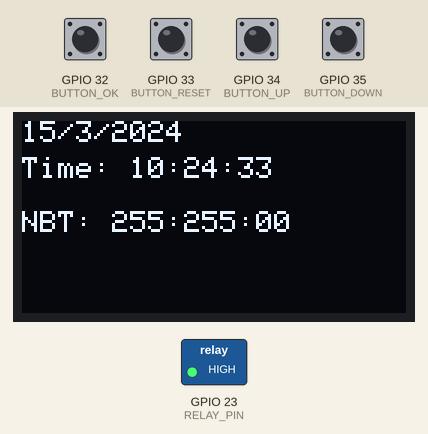
Simulated run of this sketch. Board: ESP32. Parts: 128×64 one-colour display, switched loads named in the sketch (green lamp = pin HIGH). Inputs (shaded band) come from the test bench; at power-on: GPIO 32 (BUTTON_OK), GPIO 33 (BUTTON_RESET), GPIO 34 (BUTTON_UP), GPIO 35 (BUTTON_DOWN) LOW. The local clock reads 2024-03-15 10:24:30 at power-on unless the sketch sets it; EEPROM starts erased.

Above: at 3.2 s.
3.3 s: GPIO 34 (BUTTON_UP) pulled HIGH for 0.15 s
At 3.7 s:
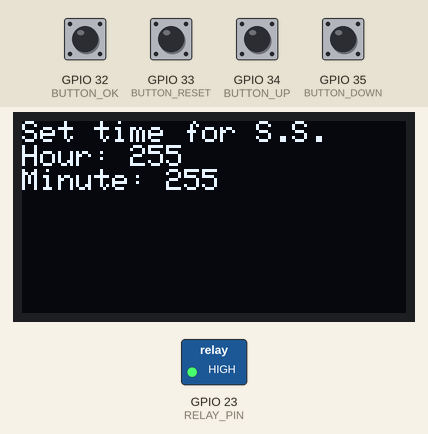
4.9 s: GPIO 35 (BUTTON_DOWN) pulled HIGH for 1 s
At 6.8 s:
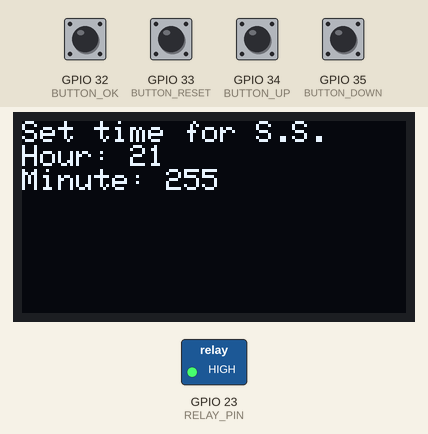
7.4 s: GPIO 33 (BUTTON_RESET) pulled HIGH for 0.15 s
At 7.8 s:
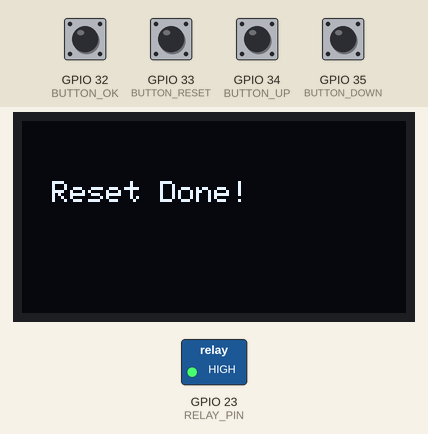
9.0 s: GPIO 32 (BUTTON_OK) pulled HIGH for 1 s
At 10.1 s:
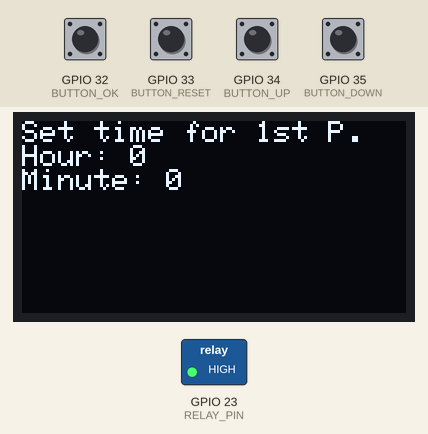
11.5 s: GPIO 32 (BUTTON_OK) pulled HIGH for 0.15 s
At 11.9 s:
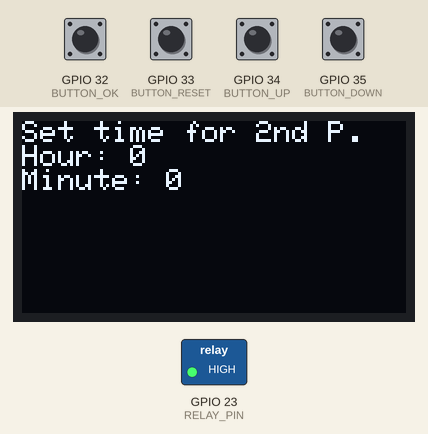
13.1 s: GPIO 32 (BUTTON_OK) pulled HIGH for 1 s
At 14.4 s:
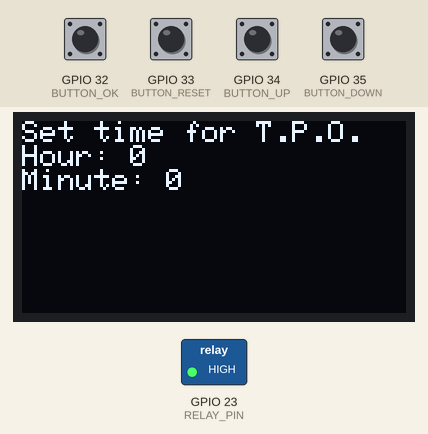
Timing chart, 0 to 16.1 s (numbered marks = the images above; inputs shaded):
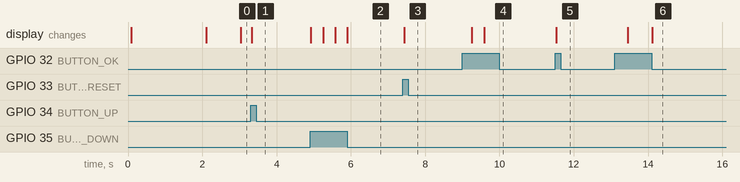

The sketch:

4ButtonSystemSmartBell.ino
```cpp
#include <Wire.h>
#include <RTClib.h>
#include <Adafruit_SSD1306.h>
#include <EEPROM.h>

RTC_DS3231 rtc;
Adafruit_SSD1306 display(128, 64, &Wire, -1);

#define RELAY_PIN 23
#define BUTTON_UP 34
#define BUTTON_DOWN 35
#define BUTTON_OK 32
#define BUTTON_RESET 33

#define EEPROM_SIZE 20

int bellTimes[7][2]; // 7 events, [hour, min]
int settingIndex = 0;
int subSetting = 0;
bool settingMode = false;

unsigned long lastDebounce = 0;
const int debounceDelay = 300;

DateTime now;
const char* labels[7] = {"S.S.", "1st P.", "2nd P.", "T.", "T.P.O.", "4th P.", "5th P."};

void setup() {
  Serial.begin(115200);
  Wire.begin();
  if (!rtc.begin()) while (1);

  if (!display.begin(SSD1306_SWITCHCAPVCC, 0x3C)) while (1);
  display.clearDisplay();
  display.display();

  EEPROM.begin(EEPROM_SIZE);
  loadBellTimes();

  pinMode(RELAY_PIN, OUTPUT);
  digitalWrite(RELAY_PIN, HIGH);

  pinMode(BUTTON_UP, INPUT);
  pinMode(BUTTON_DOWN, INPUT);
  pinMode(BUTTON_OK, INPUT);
  pinMode(BUTTON_RESET, INPUT);

  displayMessage("MADE BY\nGOLAM RABBY", 2000);
}

void loop() {
  now = rtc.now();
  checkButtons();

  if (!settingMode) {
    updateDisplay();
    checkSchedule();
  }
}

void checkButtons() {
  if (millis() - lastDebounce < debounceDelay) return;

  if (digitalRead(BUTTON_RESET) == HIGH) {
    resetEEPROM();
    displayMessage("Reset Done!", 1500);
    loadBellTimes();
    lastDebounce = millis();
  }

  if (settingMode) {
    if (digitalRead(BUTTON_UP) == HIGH) {
      adjustTime(1);
      lastDebounce = millis();
    }
    if (digitalRead(BUTTON_DOWN) == HIGH) {
      adjustTime(-1);
      lastDebounce = millis();
    }
    if (digitalRead(BUTTON_OK) == HIGH) {
      nextSetting();
      lastDebounce = millis();
    }
  } else {
    if (digitalRead(BUTTON_UP) == HIGH) {
      settingMode = true;
      settingIndex = 0;
      subSetting = 0;
      displaySetting();
      lastDebounce = millis();
    }
  }
}

void adjustTime(int delta) {
  if (subSetting == 0) {
    bellTimes[settingIndex][0] += delta;
    if (bellTimes[settingIndex][0] > 23) bellTimes[settingIndex][0] = 0;
    if (bellTimes[settingIndex][0] < 0) bellTimes[settingIndex][0] = 23;
  } else {
    bellTimes[settingIndex][1] += delta;
    if (bellTimes[settingIndex][1] > 59) bellTimes[settingIndex][1] = 0;
    if (bellTimes[settingIndex][1] < 0) bellTimes[settingIndex][1] = 59;
  }
  displaySetting();
}

void nextSetting() {
  if (subSetting == 0) {
    subSetting = 1;
  } else {
    subSetting = 0;
    settingIndex++;
    if (settingIndex >= 7) {
      saveBellTimes();
      settingMode = false;
      displayMessage("Saved!", 1500);
      return;
    }
  }
  displaySetting();
}

void displaySetting() {
  display.clearDisplay();
  display.setTextSize(1);
  display.setTextColor(SSD1306_WHITE);
  display.setCursor(0,0);
  display.print("Set time for ");
  display.println(labels[settingIndex]);
  display.print("Hour: ");
  display.println(bellTimes[settingIndex][0]);
  display.print("Minute: ");
  display.println(bellTimes[settingIndex][1]);
  display.display();
}

void updateDisplay() {
  display.clearDisplay();
  display.setTextSize(1);
  display.setTextColor(SSD1306_WHITE);
  display.setCursor(0,0);
  display.print(now.day(), DEC);
  display.print('/');
  display.print(now.month(), DEC);
  display.print('/');
  display.print(now.year(), DEC);
  display.setCursor(0,12);
  display.print("Time: ");
  printTime(now.hour(), now.minute(), now.second());
  display.setCursor(0,30);
  display.print("NBT: ");
  int nh, nm;
  getNextBell(nh, nm);
  printTime(nh, nm, 0);
  display.display();
}

void printTime(int h, int m, int s) {
  if (h<10) display.print("0");
  display.print(h); display.print(":");
  if (m<10) display.print("0");
  display.print(m); display.print(":");
  if (s<10) display.print("0");
  display.print(s);
}

void checkSchedule() {
  if (now.second() != 0) return;

  for (int i=0; i<7; i++) {
    if (now.hour() == bellTimes[i][0] && now.minute() == bellTimes[i][1]) {
      ringBell(i);
    }
  }
}

void ringBell(int index) {
  switch(index) {
    case 0: // SS
      digitalWrite(RELAY_PIN, LOW);
      delay(10000);
      digitalWrite(RELAY_PIN, HIGH);
      break;
    case 1: ringPattern(1); break;
    case 2: ringPattern(2); break;
    case 3: ringPattern(3); delay(5000); break;
    case 4: ringPattern(3); delay(5000); break;
    case 5: ringPattern(4); break;
    case 6: ringPattern(5); delay(10000); break;
  }
}

void ringPattern(int times) {
  for (int i=0; i<times; i++) {
    digitalWrite(RELAY_PIN, LOW);
    delay(100);
    digitalWrite(RELAY_PIN, HIGH);
    delay(500);
  }
}

void saveBellTimes() {
  for (int i=0; i<7; i++) {
    EEPROM.write(i*2, bellTimes[i][0]);
    EEPROM.write(i*2+1, bellTimes[i][1]);
  }
  EEPROM.commit();
}

void loadBellTimes() {
  for (int i=0; i<7; i++) {
    bellTimes[i][0] = EEPROM.read(i*2);
    bellTimes[i][1] = EEPROM.read(i*2+1);
  }
}

void resetEEPROM() {
  for (int i=0; i<EEPROM_SIZE; i++) {
    EEPROM.write(i, 0);
  }
  EEPROM.commit();
}

void displayMessage(const char* msg, int duration) {
  display.clearDisplay();
  display.setTextSize(1);
  display.setTextColor(SSD1306_WHITE);
  display.setCursor(10, 20);
  display.println(msg);
  display.display();
  delay(duration);
}

void getNextBell(int &nh, int &nm) {
  nh = 99; nm = 99;
  for (int i=0; i<7; i++) {
    if (bellTimes[i][0] > now.hour() ||
        (bellTimes[i][0]==now.hour() && bellTimes[i][1]>now.minute())) {
      if (bellTimes[i][0]<nh || (bellTimes[i][0]==nh && bellTimes[i][1]<nm)) {
        nh = bellTimes[i][0];
        nm = bellTimes[i][1];
      }
    }
  }
  if (nh==99) { nh=bellTimes[0][0]; nm=bellTimes[0][1]; }
}
```

Measured:
- after the input at 3.3 s, the display: changes at once (image 1)
- after the input at 4.9 s, the display: first changes at once (image 2 shows a later state)
- after the input at 7.4 s, the display: changes at once (image 3)
- after the input at 9.0 s, the display: first changes after 0.26 s (image 4 shows a later state)
- after the input at 11.5 s, the display: changes at once (image 5)
- after the input at 13.1 s, the display: first changes after 0.35 s (image 6 shows a later state)
